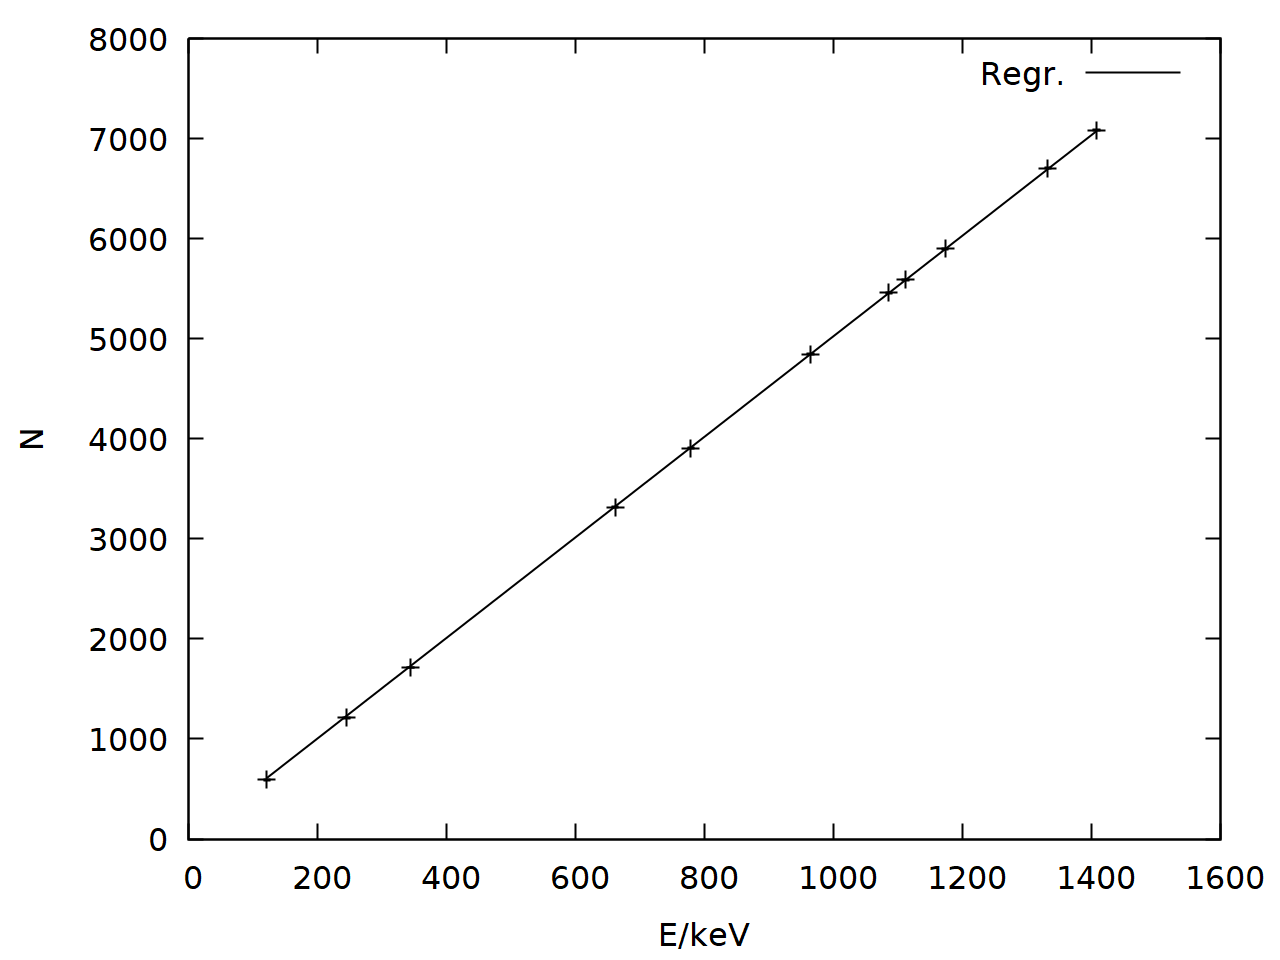

Here is the gnuplot script that generated this plot:
reset
#set terminal postscript eps enhanced size 8in,6in  fontscale 2 linewidth 2
#set pointsize 3
#set title "Hg-Lampe"
set term pngcairo size 1280,960 fontscale 2 linewidth 2
set bars 0.5
show bars
set pointsize 3
set decimalsign ','

set ylabel "N"
set xlabel "n"
set key right top

set output "ge_cs_raw.png"
plot "raw_ge.txt" using "bin":"cs":"dcs" with yerrorbars notitle lt rgb "black"
set output "ge_co_raw.png"
plot "raw_ge.txt" using "bin":"co":"dco" with yerrorbars notitle lt rgb "black"
set output "ge_eu_raw.png"
plot "raw_ge.txt" using "bin":"eu":"deu" with yerrorbars notitle lt rgb "black"
set output "ge_unter.png"
plot "raw_ge.txt" using "bin":"untergrund":"dunter" with yerrorbars notitle lt rgb "black"

set output "ge_cs.png"
plot "raw_ge.txt" using "bin":"ccs":"dccs" with yerrorbars notitle lt rgb "black"
set output "ge_co.png"
plot "raw_ge.txt" using "bin":"cco":"dcco" with yerrorbars notitle lt rgb "black"
set output "ge_eu.png"
plot "raw_ge.txt" using "bin":"ceu":"dceu" with yerrorbars notitle lt rgb "black"

set ylabel "N"
set xlabel "E/keV"
set key right top

f(x) = a*x
a=1
b=1
fit f(x) "ge_gauge.txt" using "energy":"b":"s" yerrors via a

set output "ge_gauge.png"
plot "ge_gauge.txt" using "energy":"b":"s" with yerrorbars notitle lt rgb "black",\
	f(x) title "Regr." lt rgb "black"
	
